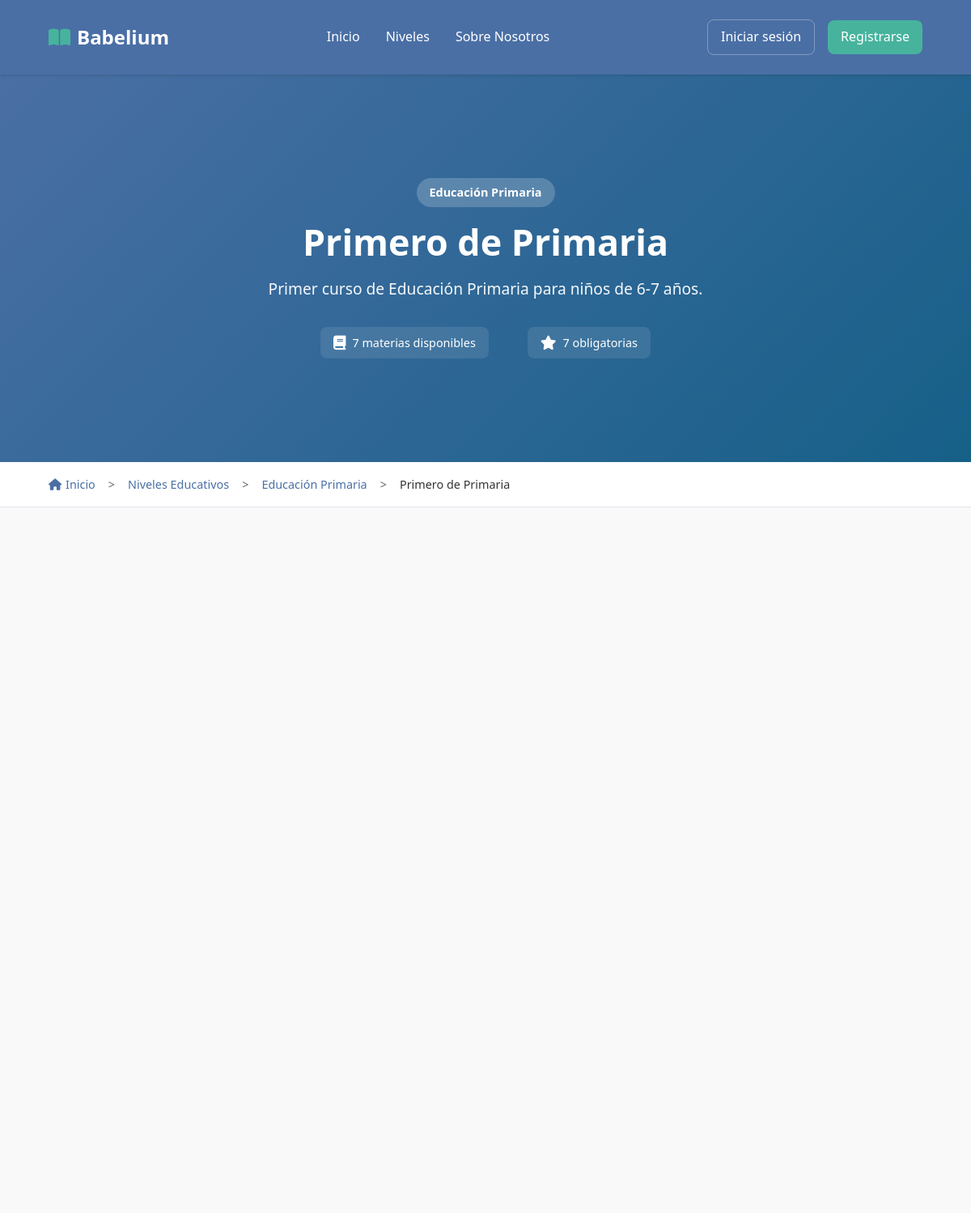
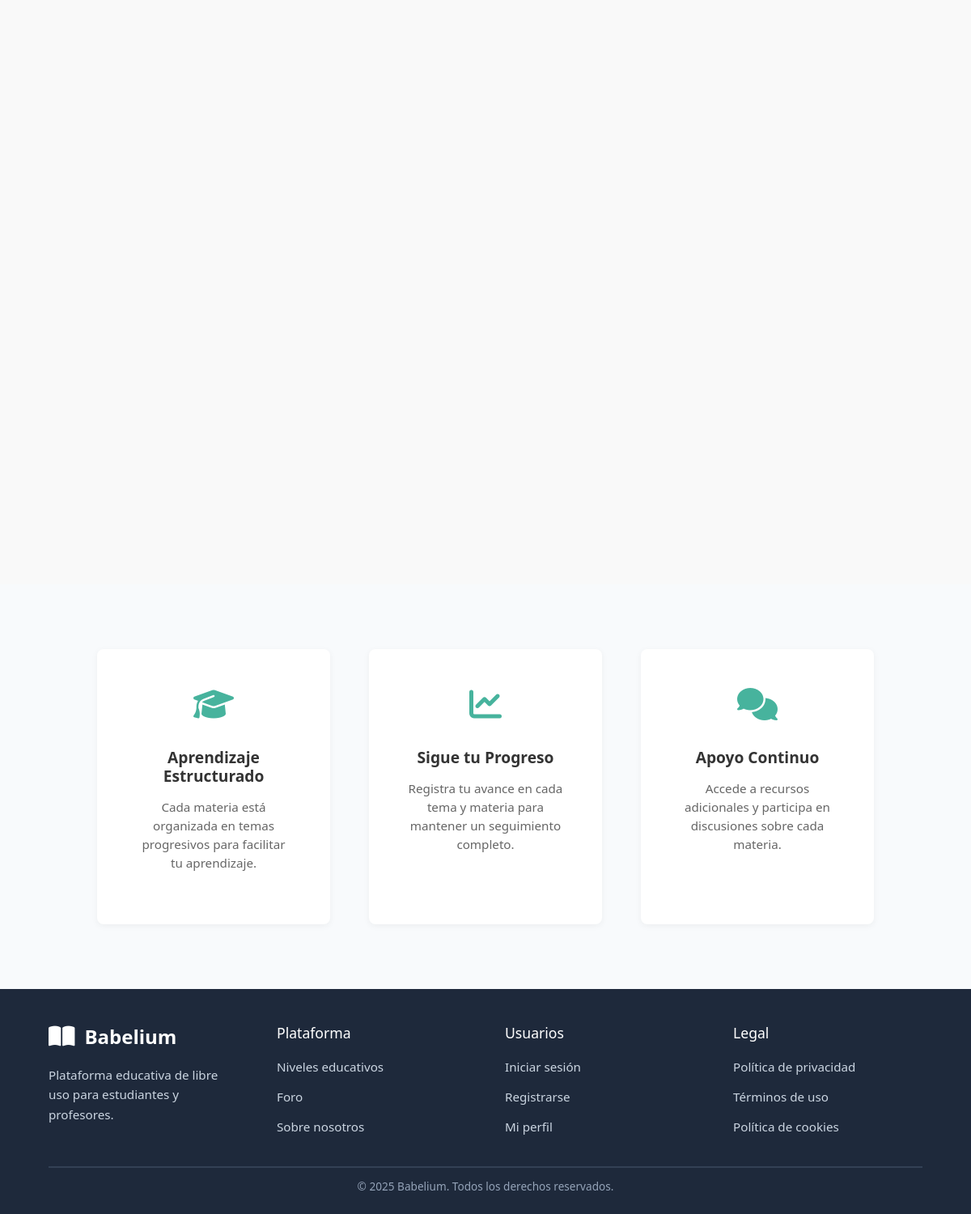
Page /materias.php?modalidad_id=1 on the committed database (2 pictures, top to bottom).
### tables this page shows
CREATE TABLE `modalidades_curso` (
  `id` int(11) NOT NULL,
  `curso_id` int(11) NOT NULL,
  `rama_id` int(11) DEFAULT NULL,
  `nombre` varchar(255) NOT NULL,
  `descripcion` text DEFAULT NULL,
  `activo` tinyint(1) DEFAULT 1
);

CREATE TABLE `niveles_educativos` (
  `id` int(11) NOT NULL,
  `nombre` varchar(100) NOT NULL,
  `descripcion` text DEFAULT NULL,
  `orden` int(11) NOT NULL,
  `activo` tinyint(1) DEFAULT 1
);

### materias.php (the view, shortened to what this page needs)
<?php
require_once 'db/connection.php';
$curso_id = isset($_GET['curso_id']) ? (int)$_GET['curso_id'] : 0;
$modalidad_id = isset($_GET['modalidad_id']) ? (int)$_GET['modalidad_id'] : 0;
$curso_info = null;
$modalidad_info = null;
$materias = [];
if ($curso_id > 0) {
    $query_curso = "SELECT c.id, c.nombre, c.descripcion, ne.id as nivel_id, ne.nombre as nivel_nombre
                   FROM cursos c
                   JOIN niveles_educativos ne ON c.nivel_id = ne.id
                   WHERE c.id = $curso_id AND c.activo = 1";
    $resultado_curso = $conexion->query($query_curso);
    $curso_info = $resultado_curso ? $resultado_curso->fetch_assoc() : null;
    if (!$curso_info) {
        header("Location: niveles.php");
        exit();
    }
    $query_materias = "SELECT m.id, m.nombre, m.descripcion, m.creditos, m.obligatoria
                      FROM materias m
                      JOIN modalidades_curso mc ON m.modalidad_curso_id = mc.id
                      WHERE mc.curso_id = $curso_id AND mc.rama_id IS NULL AND m.activo = 1
                      ORDER BY m.obligatoria DESC, m.nombre ASC";
} elseif ($modalidad_id > 0) {
    $query_modalidad = "SELECT mc.id, mc.nombre, mc.descripcion,
                              c.id as curso_id, c.nombre as curso_nombre,
                              ne.id as nivel_id, ne.nombre as nivel_nombre,
                              r.nombre as rama_nombre
                       FROM modalidades_curso mc
                       JOIN cursos c ON mc.curso_id = c.id
                       JOIN niveles_educativos ne ON c.nivel_id = ne.id
                       LEFT JOIN ramas r ON mc.rama_id = r.id
                       WHERE mc.id = $modalidad_id AND mc.activo = 1";
    $resultado_modalidad = $conexion->query($query_modalidad);
    $modalidad_info = $resultado_modalidad ? $resultado_modalidad->fetch_assoc() : null;
    $query_materias = "SELECT m.id, m.nombre, m.descripcion, m.creditos, m.obligatoria
                      FROM materias m
                      WHERE m.modalidad_curso_id = $modalidad_id AND m.activo = 1
                      ORDER BY m.obligatoria DESC, m.nombre ASC";
} else {
    header("Location: niveles.php");
    exit();
}
$resultado_materias = $conexion->query($query_materias);
if ($resultado_materias && $resultado_materias->num_rows > 0) {
    while ($fila = $resultado_materias->fetch_assoc()) {
        $materias[] = $fila;
    }
}
function getNivelColorClass($nivel_nombre) {
    $nombre_lower = strtolower($nivel_nombre);
    if (strpos($nombre_lower, 'primaria') !== false) {
        return 'nivel-primaria';
    } elseif (strpos($nombre_lower, 'secundaria') !== false || strpos($nombre_lower, 'eso') !== false) {
        return 'nivel-secundaria';
    } elseif (strpos($nombre_lower, 'bachillerato') !== false) {
        return 'nivel-bachillerato';
    } elseif (strpos($nombre_lower, 'básica') !== false) {
        return 'nivel-fp-basica';
    } elseif (strpos($nombre_lower, 'grado medio') !== false) {
        return 'nivel-fp-medio';
    } elseif (strpos($nombre_lower, 'grado superior') !== false) {
        return 'nivel-fp-superior';
    } elseif (strpos($nombre_lower, 'universitario') !== false || strpos($nombre_lower, 'grado') !== false) {
        return 'nivel-universidad';
    } else {
        return 'nivel-default';
    }
}
$info_actual = $curso_info ?: $modalidad_info;
$nivel_nombre = $info_actual['nivel_nombre'];
$titulo_pagina = $curso_info ? $curso_info['nombre'] : $modalidad_info['nombre'];
$descripcion_pagina = $curso_info ? $curso_info['descripcion'] : $modalidad_info['descripcion'];
?>
<!DOCTYPE html>
<html lang="es">
<head>
    <link rel="stylesheet" href="https://cdnjs.cloudflare.com/ajax/libs/font-awesome/6.5.0/css/all.min.css">
    <link rel="stylesheet" href="css/reset.css">
    <link rel="stylesheet" href="css/style.css">
    <link rel="stylesheet" href="css/materias.css">
</head>
<body>
    <?php include_once "includes/header.php" ?>
    <main class="materias-main">
        <section class="materias-hero <?php echo getNivelColorClass($nivel_nombre); ?>">
            <div class="hero-content">
                <div class="hero-badge">
                    <?php echo htmlspecialchars($nivel_nombre); ?>
                </div>
                <h1><?php echo htmlspecialchars($titulo_pagina); ?></h1>
                <p class="hero-description">
                    <?php echo htmlspecialchars($descripcion_pagina); ?>
                </p>
                <div class="hero-stats">
                    <div class="stat">
                        <i class="fas fa-book"></i>
                        <span><?php echo count($materias); ?> materias disponibles</span>
                    </div>
                    <?php
                    $materias_obligatorias = array_filter($materias, function($m) { return $m['obligatoria']; });
                    ?>
                    <?php if (count($materias_obligatorias) > 0): ?>
                    <div class="stat">
                        <i class="fas fa-star"></i>
                        <span><?php echo count($materias_obligatorias); ?> obligatorias</span>
                    </div>
                    <?php endif; ?>
                </div>
            </div>
        </section>
        <section class="breadcrumb">
            <div class="breadcrumb-container">
                <a href="index.php" class="breadcrumb-link">
                    <i class="fas fa-home"></i> Inicio
                </a>
                <span class="breadcrumb-separator">></span>
                <a href="niveles.php" class="breadcrumb-link">Niveles Educativos</a>
                <span class="breadcrumb-separator">></span>
                <a href="cursos.php?nivel_id=<?php echo $info_actual['nivel_id']; ?>" class="breadcrumb-link">
                    <?php echo htmlspecialchars($nivel_nombre); ?>
                </a>
                <span class="breadcrumb-separator">></span>
                <span class="breadcrumb-current"><?php echo htmlspecialchars($titulo_pagina); ?></span>
            </div>
        </section>
        <section class="materias-section">
            <div class="materias-container">
            </div>
        </section>
        <section class="info-adicional">
            <div class="info-container">
                <div class="info-card">
                    <div class="info-icon">
                        <i class="fas fa-graduation-cap"></i>
                    </div>
                    <h3>Aprendizaje Estructurado</h3>
                    <p>Cada materia está organizada en temas progresivos para facilitar tu aprendizaje.</p>
                </div>
                <div class="info-card">
                    <div class="info-icon">
                        <i class="fas fa-chart-line"></i>
                    </div>
                    <h3>Sigue tu Progreso</h3>
                    <p>Registra tu avance en cada tema y materia para mantener un seguimiento completo.</p>
                </div>
                <div class="info-card">
                    <div class="info-icon">
                        <i class="fas fa-comments"></i>
                    </div>
                    <h3>Apoyo Continuo</h3>
                    <p>Accede a recursos adicionales y participa en discusiones sobre cada materia.</p>
                </div>
            </div>
        </section>
    </main>
    <?php include_once "includes/footer.php" ?>
</body>
</html>

### css/style.css (style rules this page uses)
:root { --primary-color: #4a6fa5; --secondary-color: #166088; --accent-color: #47b39d; --background-color: #f9f9f9; --text-color: #333333; --light-text: #666666; --white: #ffffff; --ods-education: #c5192d; --ods-inequality: #ff9e00; --ods-communities: #56c02b; --spacing-xs: 0.5rem; --spacing-sm: 1rem; --spacing-md: 2rem; --spacing-lg: 3rem; --spacing-xl: 5rem; --border-radius: 0.5rem; }
body { font-family: "Segoe UI", Tahoma, Geneva, Verdana, sans-serif; color: var(--text-color); line-height: 1.6; background-color: var(--background-color); }
h1, h2, h3, h4, h5, h6 { margin-bottom: var(--spacing-sm); line-height: 1.2; }
h1 { font-size: 3rem; font-weight: 700; }
h3 { font-size: 1.5rem; font-weight: 600; }
p { margin-bottom: var(--spacing-sm); }
a { text-decoration: none; color: var(--primary-color); transition: all 0.3s ease; }
section { padding: var(--spacing-xl) 5%; }
.hero-content { flex: 1; padding: var(--spacing-lg); min-width: 20rem; }

### css/materias.css (style rules this page uses)
:root { --materia-spacing: 1.5rem; --materia-border-radius: 0.75rem; --materia-shadow: 0 4px 12px rgba(0, 0, 0, 0.08); --materia-shadow-hover: 0 8px 24px rgba(0, 0, 0, 0.15); --obligatoria-color: #e74c3c; --optativa-color: #3498db; }
.materias-main { min-height: 100vh; background-color: var(--background-color); }
.materias-hero { color: var(--white); padding: var(--spacing-xl) 5%; text-align: center; position: relative; overflow: hidden; }
.materias-hero::before { content: ""; position: absolute; top: 0; left: 0; right: 0; bottom: 0; background: linear-gradient(135deg, var(--primary-color) 0%, var(--secondary-color) 100%) !important; z-index: 0; }
.hero-content { position: relative; z-index: 1; }
.materias-hero.nivel-primaria::before { background: linear-gradient(135deg, var(--nivel-primaria) 0%, #e55656 100%); }
.hero-badge { display: inline-block; background: rgba(255, 255, 255, 0.2); padding: 0.4rem 1rem; border-radius: 2rem; font-size: 0.9rem; font-weight: 600; margin-bottom: var(--spacing-sm); backdrop-filter: blur(10px); }
.hero-content h1 { font-size: 2.8rem; margin-bottom: var(--spacing-sm); font-weight: 700; }
.hero-description { font-size: 1.2rem; max-width: 50rem; margin: 0 auto var(--spacing-md); line-height: 1.6; opacity: 0.95; }
.hero-stats { display: flex; justify-content: center; gap: var(--spacing-lg); flex-wrap: wrap; }
.stat { display: flex; align-items: center; gap: 0.5rem; background: rgba(255, 255, 255, 0.1); padding: 0.5rem 1rem; border-radius: var(--border-radius); backdrop-filter: blur(10px); font-size: 0.9rem; }
.stat i { font-size: 1.1rem; }
.breadcrumb { background-color: var(--white); padding: var(--spacing-sm) 5%; border-bottom: 1px solid #e0e6ed; }
.breadcrumb-container { display: flex; align-items: center; font-size: 0.9rem; flex-wrap: wrap; }
.breadcrumb-link { color: var(--primary-color); text-decoration: none; display: flex; align-items: center; gap: 0.3rem; transition: color 0.3s ease; }
.breadcrumb-separator { margin: 0 var(--spacing-sm); color: var(--light-text); }
.breadcrumb-current { color: var(--text-color); font-weight: 500; }
.materias-section { padding: var(--spacing-xl) 5%; }
.materias-container { max-width: 80rem; margin: 0 auto; }
.info-adicional { background-color: #f8fafc; padding: var(--spacing-xl) 5%; }
.info-container { max-width: 60rem; margin: 0 auto; display: grid; grid-template-columns: repeat(auto-fit, minmax(18rem, 1fr)); gap: var(--spacing-lg); }
.info-card { background: var(--white); padding: var(--spacing-lg); border-radius: var(--border-radius); text-align: center; box-shadow: 0 2px 8px rgba(0, 0, 0, 0.05); transition: transform 0.3s ease; }
.info-icon { margin-bottom: var(--spacing-md); }
.info-icon i { font-size: 2.5rem; color: var(--accent-color); }
.info-card h3 { font-size: 1.2rem; font-weight: 600; margin-bottom: var(--spacing-sm); color: var(--text-color); }
.info-card p { color: var(--light-text); line-height: 1.5; font-size: 0.95rem; }

### rows in the picture
modalidades_curso: niveles_educativos.nombre "Educación Primaria", nombre "Primero de Primaria", descripcion "Primer curso de Educación Primaria para niños de 6-7 años."

### other values in the picture
count($materias) "7"
count($materias_obligatorias) "7"
